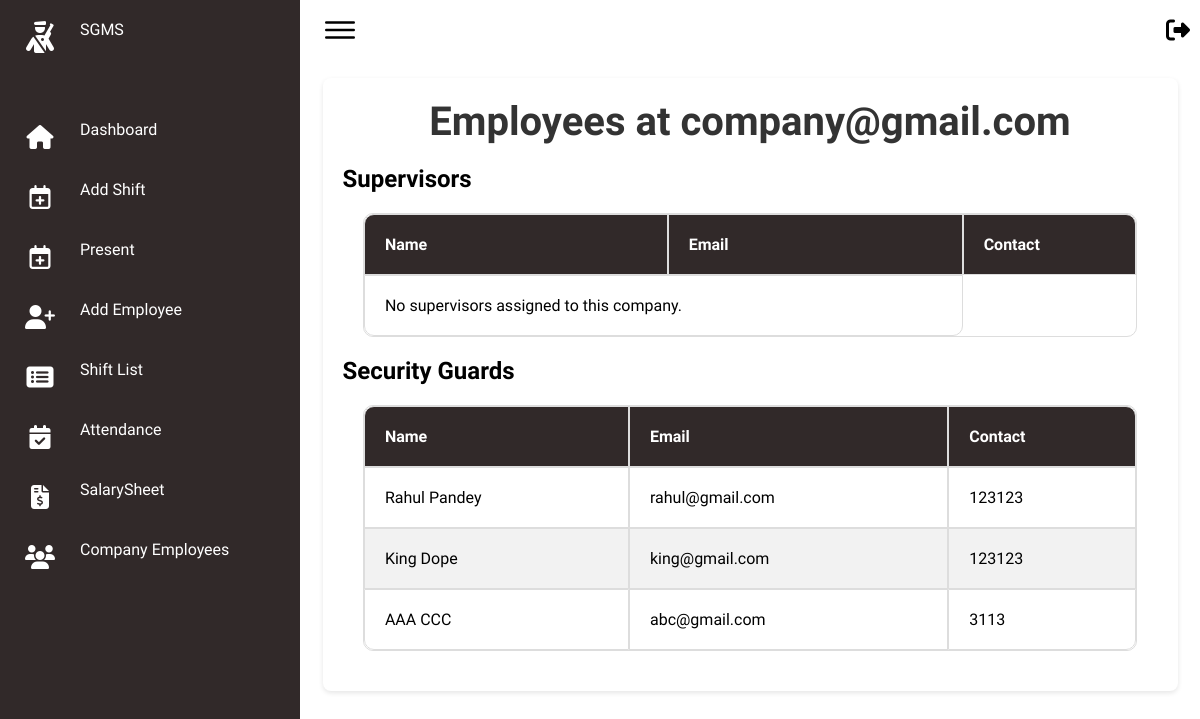
Before: /companies/1/ with the older database file.
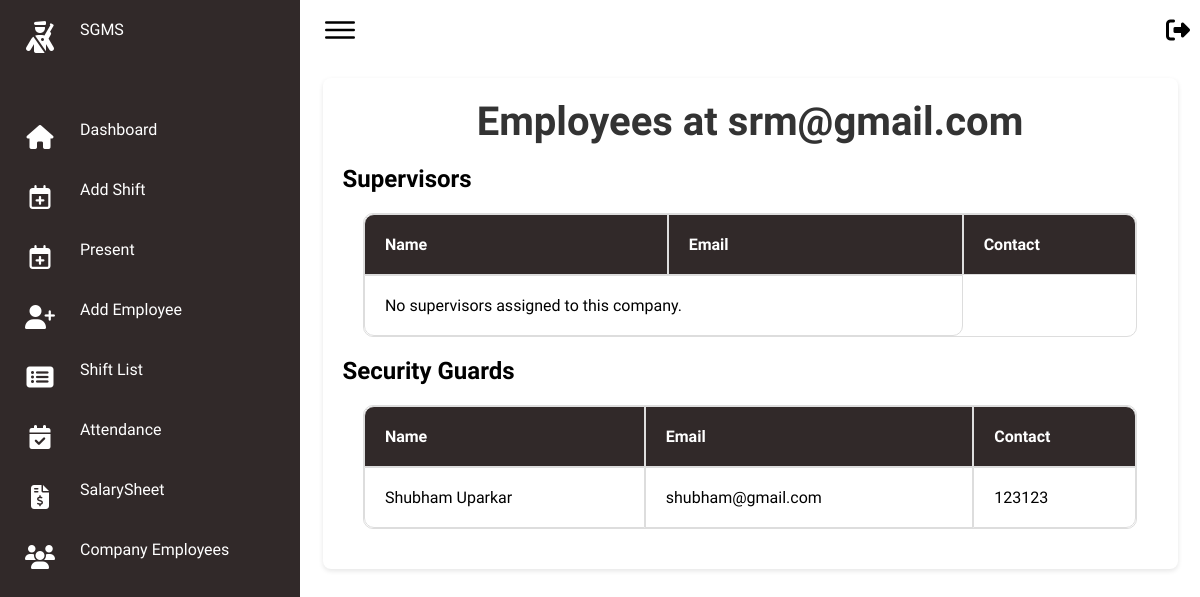
After: the same page with the newer database file.
### secman/models.py (models this page shows, shortened)
class UserProfile(models.Model):
    USER_TYPES = (
        ('hod', 'HOD'),
        ('fo', 'Field Officer'),
        ('company', 'Company'),
    )
    user = models.OneToOneField(User, on_delete=models.CASCADE)
    user_type = models.CharField(max_length=20, choices=USER_TYPES, default='fo')
    contact = models.CharField(max_length=12)
    gst_or_emergency = models.CharField(max_length=20)

class EmployeeJoining(models.Model):
    emp_id = models.CharField(max_length=20, unique=True)
    first_name = models.CharField(max_length=50)
    middle_name = models.CharField(max_length=50, blank=True, null=True)
    last_name = models.CharField(max_length=50)
    email = models.EmailField()
    date_of_birth = models.DateField()
    contact_number = models.CharField(max_length=15)
    whatsapp_number = models.CharField(max_length=15, blank=True, null=True)
    emergency_contact1 = models.CharField(max_length=15)
    emergency_contact2 = models.CharField(max_length=15)
    emergency_contact_relation1 = models.CharField(max_length=20)
    emergency_contact_relation2 = models.CharField(max_length=20)
    emergency_contact_relation1_address = models.CharField(max_length=100)
    emergency_contact_relation2_address = models.CharField(max_length=100)
    age = models.PositiveIntegerField()
    gender = models.CharField(max_length=10)
    current_address = models.TextField()
    permanent_address = models.TextField()
    city = models.CharField(max_length=50)
    state = models.CharField(max_length=50)
    pincode = models.CharField(max_length=10)
    security_guard_training = models.CharField(max_length=3, choices=[('yes', 'Yes'), ('no', 'No')], default='no')
    job_experience = models.CharField(max_length=3, choices=[('yes', 'Yes'), ('no', 'No')], default='no')
    pancard = models.CharField(max_length=3, choices=[('yes', 'Yes'), ('no', 'No')], default='no')
    aadhar = models.CharField(max_length=3, choices=[('yes', 'Yes'), ('no', 'No')], default='no')
    voter = models.CharField(max_length=3, choices=[('yes', 'Yes'), ('no', 'No')], default='no')
    profile_picture = models.ImageField(upload_to='profile_pictures/')
    signature = models.ImageField(upload_to='signatures/')
    preferred_work_arrangements = models.CharField(max_length=20)
    position = models.CharField(max_length=50)
    account_holder_name = models.CharField(max_length=100)
    bank_name = models.CharField(max_length=100)
    bank_account_number = models.CharField(max_length=30)
    ifsc_code = models.CharField(max_length=15)
    branch_name = models.CharField(max_length=100)
    bank_address = models.TextField()
    qualification = models.CharField(max_length=20)
    experience = models.CharField(max_length=20)
    company = models.ForeignKey(UserProfile, on_delete=models.SET_NULL, null=True, limit_choices_to={'user_type': 'company'})
    pdf_file = models.FileField(upload_to='employee_pdfs/', blank=True, null=True)

### secman/views.py (the view)
# urls.py: path('companies/<int:company_id>/', views.company_employees, name='company_employees'),
def company_employees(request, company_id):
    company = get_object_or_404(UserProfile, id=company_id, user_type='company')
    guards = EmployeeJoining.objects.filter(company=company, position='Security Guard')
    supervisors = EmployeeJoining.objects.filter(company=company, position='Supervisor')
    return render(request, 'FO/company_employees.html', {
        'company': company,
        'guards': guards,
        'supervisors': supervisors
    })

### secman/templates/FO/company_employees.html (shortened to what this page needs)
{% extends 'FO/basefo.html' %}
{% block content %}
<!DOCTYPE html>
<html>
<head>
</head>
<body>
    <div class="card">
    <h1>Employees at {{ company.user.email }}</h1>
    <h2>Supervisors</h2>
    <table border="1" cellpadding="10" cellspacing="0">
        <thead>
            <tr>
                <th>Name</th>
                <th>Email</th>
                <th>Contact</th>
            </tr>
        </thead>
        <tbody>
            {% for supervisor in supervisors %}
            <tr>
                <td>{{ supervisor.first_name }} {{ supervisor.last_name }}</td>
                <td>{{ supervisor.email }}</td>
                <td>{{ supervisor.contact_number }}</td>
            </tr>
            {% empty %}
            <tr>
                <td colspan="2">No supervisors assigned to this company.</td>
            </tr>
            {% endfor %}
        </tbody>
    </table>
    <h2>Security Guards</h2>
    <table border="1" cellpadding="10" cellspacing="0">
        <thead>
            <tr>
                <th>Name</th>
                <th>Email</th>
                <th>Contact</th>
            </tr>
        </thead>
        <tbody>
            {% for guard in guards %}
            <tr>
                <td>{{ guard.first_name }} {{ guard.last_name }}</td>
                <td>{{ guard.email }}</td>
                <td>{{ guard.contact_number }}</td>
            </tr>
            {% empty %}
            <tr>
                <td colspan="2">No security guards assigned to this company.</td>
            </tr>
            {% endfor %}
        </tbody>
    </table>
</div>
</body>
</html>
{% endblock %}

Changed rows visible on the page:
removed EmployeeJoining: first_name "King", last_name "Dope", email "king@gmail.com", contact_number "123123"
removed EmployeeJoining: first_name "AAA", last_name "CCC", email "abc@gmail.com", contact_number "3113"
changed UserProfile: user.email "company@gmail.com" → "srm@gmail.com"
changed EmployeeJoining: first_name "Rahul" → "Shubham"; last_name "Pandey" → "Uparkar"; email "rahul@gmail.com" → "shubham@gmail.com"
